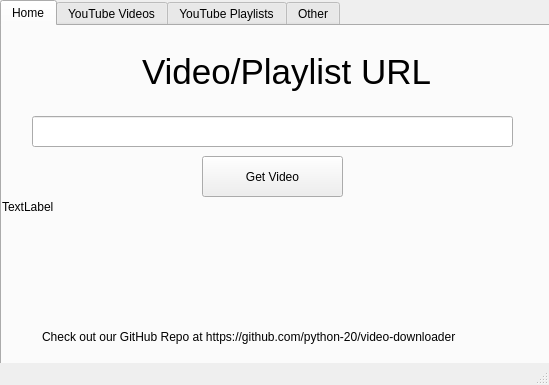
<?xml version="1.0" encoding="UTF-8"?>
<ui version="4.0">
 <class>mainWindow</class>
 <widget class="QMainWindow" name="mainWindow">
  <property name="geometry">
   <rect>
    <x>0</x>
    <y>0</y>
    <width>549</width>
    <height>385</height>
   </rect>
  </property>
  <property name="windowTitle">
   <string>Video Downloader</string>
  </property>
  <property name="windowIcon">
   <iconset>
    <normaloff>Video.png</normaloff>Video.png</iconset>
  </property>
  <widget class="QWidget" name="centralwidget">
   <widget class="QTabWidget" name="tabWidget">
    <property name="geometry">
     <rect>
      <x>0</x>
      <y>0</y>
      <width>551</width>
      <height>391</height>
     </rect>
    </property>
    <property name="font">
     <font>
      <pointsize>9</pointsize>
     </font>
    </property>
    <property name="currentIndex">
     <number>0</number>
    </property>
    <widget class="QWidget" name="tabHome">
     <attribute name="title">
      <string>Home</string>
     </attribute>
     <widget class="QLabel" name="labelTitle">
      <property name="geometry">
       <rect>
        <x>140</x>
        <y>0</y>
        <width>291</width>
        <height>91</height>
       </rect>
      </property>
      <property name="font">
       <font>
        <pointsize>26</pointsize>
       </font>
      </property>
      <property name="text">
       <string>Video/Playlist URL</string>
      </property>
      <property name="textFormat">
       <enum>Qt::PlainText</enum>
      </property>
      <property name="wordWrap">
       <bool>true</bool>
      </property>
     </widget>
     <widget class="QLineEdit" name="lineHomeEditURL">
      <property name="geometry">
       <rect>
        <x>30</x>
        <y>90</y>
        <width>481</width>
        <height>31</height>
       </rect>
      </property>
      <property name="font">
       <font>
        <pointsize>11</pointsize>
       </font>
      </property>
     </widget>
     <widget class="QLabel" name="labelGitHub">
      <property name="geometry">
       <rect>
        <x>40</x>
        <y>290</y>
        <width>461</width>
        <height>41</height>
       </rect>
      </property>
      <property name="text">
       <string>Check out our GitHub Repo at https://github.com/python-20/video-downloader</string>
      </property>
     </widget>
     <widget class="QPushButton" name="btnHomeGetVideo">
      <property name="geometry">
       <rect>
        <x>200</x>
        <y>130</y>
        <width>141</width>
        <height>41</height>
       </rect>
      </property>
      <property name="text">
       <string>Get Video</string>
      </property>
     </widget>
     <widget class="QLabel" name="capy">
      <property name="geometry">
       <rect>
        <x>0</x>
        <y>0</y>
        <width>541</width>
        <height>361</height>
       </rect>
      </property>
      <property name="text">
       <string>TextLabel</string>
      </property>
     </widget>
     <zorder>capy</zorder>
     <zorder>labelTitle</zorder>
     <zorder>lineHomeEditURL</zorder>
     <zorder>labelGitHub</zorder>
     <zorder>btnHomeGetVideo</zorder>
    </widget>
    <widget class="QWidget" name="tabYouTubeVideo">
     <attribute name="title">
      <string>YouTube Videos</string>
     </attribute>
     <widget class="QLabel" name="labelYTV_URL">
      <property name="geometry">
       <rect>
        <x>10</x>
        <y>10</y>
        <width>71</width>
        <height>16</height>
       </rect>
      </property>
      <property name="text">
       <string>Video URL</string>
      </property>
     </widget>
     <widget class="QLineEdit" name="lineEditURL">
      <property name="geometry">
       <rect>
        <x>80</x>
        <y>10</y>
        <width>361</width>
        <height>20</height>
       </rect>
      </property>
     </widget>
     <widget class="QLabel" name="labelFileType">
      <property name="geometry">
       <rect>
        <x>10</x>
        <y>40</y>
        <width>61</width>
        <height>16</height>
       </rect>
      </property>
      <property name="text">
       <string>File type: </string>
      </property>
     </widget>
     <widget class="QToolButton" name="toolButtonQuality">
      <property name="geometry">
       <rect>
        <x>80</x>
        <y>40</y>
        <width>211</width>
        <height>20</height>
       </rect>
      </property>
      <property name="text">
       <string>...</string>
      </property>
     </widget>
     <widget class="QPushButton" name="btnOK">
      <property name="geometry">
       <rect>
        <x>460</x>
        <y>10</y>
        <width>81</width>
        <height>23</height>
       </rect>
      </property>
      <property name="text">
       <string>OK</string>
      </property>
     </widget>
     <widget class="QProgressBar" name="progressBar">
      <property name="geometry">
       <rect>
        <x>10</x>
        <y>310</y>
        <width>521</width>
        <height>23</height>
       </rect>
      </property>
      <property name="value">
       <number>24</number>
      </property>
     </widget>
     <widget class="QPushButton" name="btnClear">
      <property name="geometry">
       <rect>
        <x>460</x>
        <y>40</y>
        <width>81</width>
        <height>21</height>
       </rect>
      </property>
      <property name="text">
       <string>Clear</string>
      </property>
     </widget>
     <widget class="QLineEdit" name="lineEditDownloadLocation">
      <property name="geometry">
       <rect>
        <x>130</x>
        <y>100</y>
        <width>321</width>
        <height>20</height>
       </rect>
      </property>
     </widget>
     <widget class="QPushButton" name="pushButton">
      <property name="geometry">
       <rect>
        <x>460</x>
        <y>100</y>
        <width>81</width>
        <height>23</height>
       </rect>
      </property>
      <property name="text">
       <string>File</string>
      </property>
      <property name="icon">
       <iconset>
        <normaloff>iconmonstr-folder-1-64.png</normaloff>iconmonstr-folder-1-64.png</iconset>
      </property>
     </widget>
     <widget class="QPushButton" name="btnDownload">
      <property name="geometry">
       <rect>
        <x>10</x>
        <y>280</y>
        <width>231</width>
        <height>23</height>
       </rect>
      </property>
      <property name="text">
       <string>Download Video</string>
      </property>
     </widget>
     <widget class="QLabel" name="label_4">
      <property name="geometry">
       <rect>
        <x>10</x>
        <y>70</y>
        <width>51</width>
        <height>16</height>
       </rect>
      </property>
      <property name="text">
       <string>Quality</string>
      </property>
     </widget>
     <widget class="QLabel" name="label_5">
      <property name="geometry">
       <rect>
        <x>10</x>
        <y>100</y>
        <width>121</width>
        <height>16</height>
       </rect>
      </property>
      <property name="text">
       <string>Download Location:</string>
      </property>
     </widget>
     <widget class="QLabel" name="labelThumbnail">
      <property name="geometry">
       <rect>
        <x>10</x>
        <y>130</y>
        <width>231</width>
        <height>141</height>
       </rect>
      </property>
      <property name="frameShape">
       <enum>QFrame::StyledPanel</enum>
      </property>
      <property name="frameShadow">
       <enum>QFrame::Plain</enum>
      </property>
      <property name="text">
       <string/>
      </property>
     </widget>
     <widget class="QSlider" name="horizontalSlider">
      <property name="geometry">
       <rect>
        <x>80</x>
        <y>70</y>
        <width>371</width>
        <height>22</height>
       </rect>
      </property>
      <property name="maximum">
       <number>5</number>
      </property>
      <property name="orientation">
       <enum>Qt::Horizontal</enum>
      </property>
      <property name="tickPosition">
       <enum>QSlider::TicksAbove</enum>
      </property>
      <property name="tickInterval">
       <number>1</number>
      </property>
     </widget>
     <widget class="QLabel" name="labelVideoTitle">
      <property name="geometry">
       <rect>
        <x>280</x>
        <y>140</y>
        <width>211</width>
        <height>16</height>
       </rect>
      </property>
      <property name="text">
       <string>Test123</string>
      </property>
     </widget>
    </widget>
    <widget class="QWidget" name="tabYouTubePlaylists">
     <attribute name="title">
      <string>YouTube Playlists</string>
     </attribute>
     <widget class="QLabel" name="label_3">
      <property name="geometry">
       <rect>
        <x>10</x>
        <y>10</y>
        <width>61</width>
        <height>16</height>
       </rect>
      </property>
      <property name="text">
       <string>Playlist URL</string>
      </property>
     </widget>
     <widget class="QLineEdit" name="lineEditURL_3">
      <property name="geometry">
       <rect>
        <x>80</x>
        <y>10</y>
        <width>361</width>
        <height>20</height>
       </rect>
      </property>
     </widget>
     <widget class="QPushButton" name="btnOK_3">
      <property name="geometry">
       <rect>
        <x>460</x>
        <y>10</y>
        <width>81</width>
        <height>23</height>
       </rect>
      </property>
      <property name="text">
       <string>OK</string>
      </property>
     </widget>
     <widget class="QPushButton" name="btnClear_2">
      <property name="geometry">
       <rect>
        <x>460</x>
        <y>70</y>
        <width>81</width>
        <height>23</height>
       </rect>
      </property>
      <property name="text">
       <string>Clear</string>
      </property>
     </widget>
     <widget class="QLabel" name="label_6">
      <property name="geometry">
       <rect>
        <x>10</x>
        <y>40</y>
        <width>121</width>
        <height>16</height>
       </rect>
      </property>
      <property name="text">
       <string>Download Location:</string>
      </property>
     </widget>
     <widget class="QLineEdit" name="lineEditDownloadLocation_2">
      <property name="geometry">
       <rect>
        <x>120</x>
        <y>40</y>
        <width>321</width>
        <height>20</height>
       </rect>
      </property>
     </widget>
     <widget class="QPushButton" name="pushButton_2">
      <property name="geometry">
       <rect>
        <x>460</x>
        <y>40</y>
        <width>81</width>
        <height>23</height>
       </rect>
      </property>
      <property name="text">
       <string>File</string>
      </property>
      <property name="icon">
       <iconset>
        <normaloff>iconmonstr-folder-1-64.png</normaloff>iconmonstr-folder-1-64.png</iconset>
      </property>
     </widget>
    </widget>
    <widget class="QWidget" name="tabOther">
     <attribute name="title">
      <string>Other</string>
     </attribute>
     <widget class="QLabel" name="label_8">
      <property name="geometry">
       <rect>
        <x>10</x>
        <y>10</y>
        <width>61</width>
        <height>16</height>
       </rect>
      </property>
      <property name="text">
       <string>URL</string>
      </property>
     </widget>
    </widget>
   </widget>
  </widget>
  <widget class="QStatusBar" name="statusbar"/>
 </widget>
 <resources>
  <include location="help.qrc"/>
 </resources>
 <connections/>
</ui>
